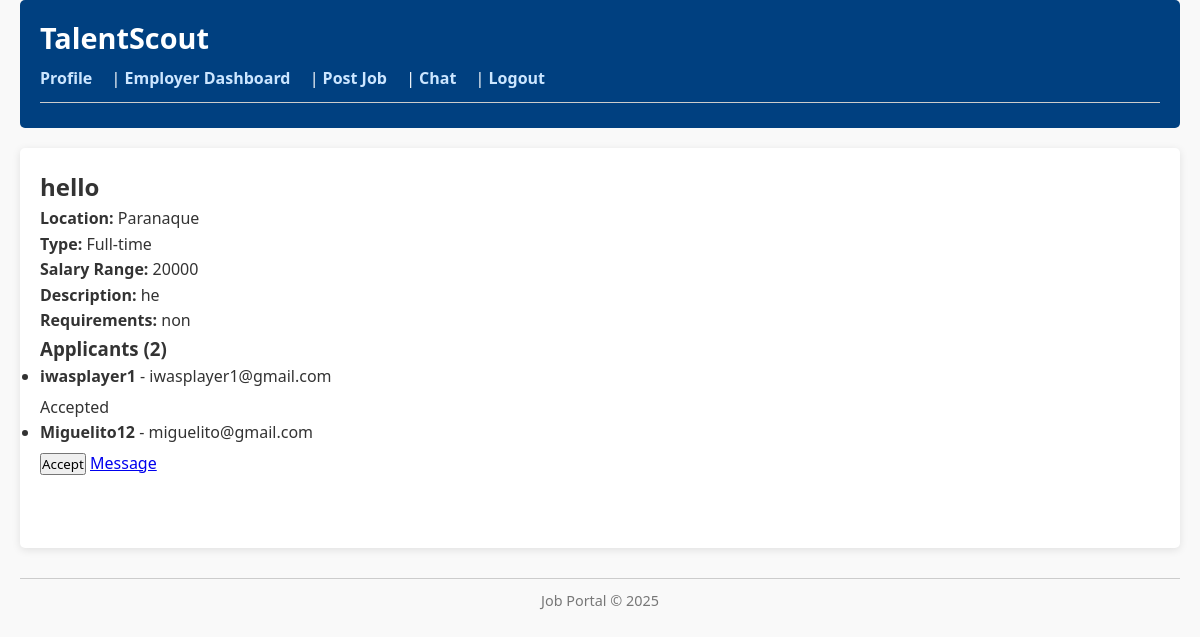
The app's page /jobs/employer/job/3/manage/ (signed in) with its own data.
### jobs/models.py (models this page shows, shortened)
class Job(models.Model):
    FULL_TIME = 'FT'
    PART_TIME = 'PT'
    HYBRID = 'HY'
    REMOTE = 'RM'
    JOB_TYPE_CHOICES = [
        (FULL_TIME, 'Full-time'),
        (PART_TIME, 'Part-time'),
        (HYBRID, 'Hybrid'),
        (REMOTE, 'Remote'),
    ]
    title = models.CharField(max_length=255)
    description = models.TextField()
    location = models.CharField(max_length=255)
    employer = models.ForeignKey(User, on_delete=models.CASCADE, related_name='jobs_posted')
    applications = models.ManyToManyField(User, related_name='job_applications', blank=True)
    created_at = models.DateTimeField(auto_now_add=True)
    requirements = models.TextField(blank=True, null=True)
    job_type = models.CharField(
        max_length=2,
        choices=JOB_TYPE_CHOICES,
        blank=True,
        null=True
    )
    salary_range = models.CharField(max_length=100, blank=True, null=True)

class JobApplication(models.Model):
    STATUS_CHOICES = [
        ('pending', 'Pending'),
        ('accepted', 'Accepted'),
        ('rejected', 'Rejected'),
    ]
    job = models.ForeignKey(Job, on_delete=models.CASCADE)
    applicant = models.ForeignKey(UserProfile, on_delete=models.CASCADE)
    applied_at = models.DateTimeField(auto_now_add=True)
    status = models.CharField(max_length=10, choices=STATUS_CHOICES, default='pending')
    class Meta:
        unique_together = ('job', 'applicant')
        ordering = ['-applied_at']

### users/models.py (models this page shows, shortened)
class UserProfile(models.Model):
    user = models.OneToOneField(User, on_delete=models.CASCADE)
    is_employer = models.BooleanField(default=False)
    company_name = models.CharField(max_length=255, blank=True, null=True)
    skills = models.ManyToManyField(Skill, blank=True)
    experience = models.TextField(blank=True, null=True)
    education = models.TextField(blank=True, null=True)
    resume = models.FileField(upload_to='resumes/%Y/%m/%d/', blank=True, null=True)

### jobs/views.py (the view, shortened to what this page needs)
# urls.py: path('employer/job/<int:job_id>/manage/', views.employer_job_detail, name='employer_job_detail'),
@login_required
def employer_job_detail(request, job_id):
    job = get_object_or_404(Job, id=job_id, employer=request.user)
    applications = job.jobapplication_set.all()
    return render(request, 'jobs/employer_job_detail.html', {
        'job': job,
        'applicants': applications,  # renamed from 'applications' to 'applicants'
    })

### jobs/templates/jobs/employer_job_detail.html (shortened to what this page needs)
{% extends 'base.html' %}
{% block content %}
  <h2>{{ job.title }}</h2>
  <p><strong>Location:</strong> {{ job.location }}</p>
  <p><strong>Type:</strong> {{ job.get_job_type_display }}</p>
  <p><strong>Salary Range:</strong> {{ job.salary_range }}</p>
  <p><strong>Description:</strong> {{ job.description }}</p>
  <p><strong>Requirements:</strong> {{ job.requirements }}</p>
  <h3>Applicants ({{ applicants.count }})</h3>
  {% if applicants %}
    <ul id="applicant-list">
      {% for application in applicants %}
        <li id="applicant-{{ application.id }}">
          <strong>{{ application.applicant.user.username }}</strong> -
          {{ application.applicant.user.email }}
          <div style="margin-top: 5px;" id="status-{{ application.id }}">
            {% if application.status == 'pending' %}
              <button onclick="acceptApplication({{ application.id }})" class="btn btn-success">
                Accept
              </button>
              <a href="{% url 'messaging:start_conversation' application.applicant.user.id %}" class="btn btn-primary">
                Message
              </a>
            {% elif application.status == 'accepted' %}
              <span class="badge bg-success">Accepted</span>
            {% elif application.status == 'rejected' %}
              <span class="badge bg-danger">Rejected</span>
            {% endif %}
          </div>
        </li>
      {% endfor %}
    </ul>
  {% else %}
    <p>No one has applied for this job yet.</p>
  {% endif %}
{% endblock %}

### static/css/styles.css (style rules this page uses)
* { margin: 0; padding: 0; box-sizing: border-box; font-family: 'Segoe UI', Tahoma, Geneva, Verdana, sans-serif; }
body { background-color: #f9f9f9; color: #333; line-height: 1.6; padding: 0 20px; }

### records on screen
Job: title "hello", location "Paranaque", job_type "Full-time", salary_range "20000", description "he", requirements "non", count "2"
JobApplication: applicant.user.username "iwasplayer1", applicant.user.email "iwasplayer1@gmail.com", status "Accepted"
JobApplication: applicant.user.username "Miguelito12", applicant.user.email "miguelito@gmail.com"
